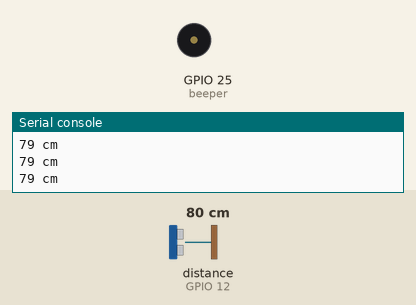
Bench run of a program on a simulated ESP32 board running MicroPython. Shown: buzzer (waves = sounding), the last lines printed to the serial console. The test bench sets the inputs (shaded band); at power-on: distance to the obstacle (sensor on GPIO 12) 80 cm. The echo pulse lasts 58.3 µs per cm.

Above: at 3.2 s.
3.3 s: distance to the obstacle (sensor on GPIO 12) set to 33 cm
4.8 s: distance to the obstacle (sensor on GPIO 12) set to 27 cm
At 7.7 s:
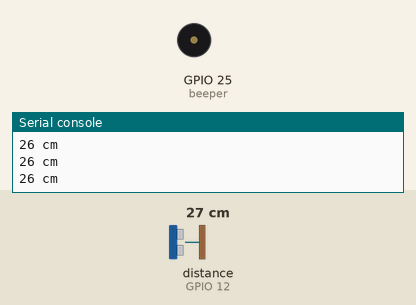
7.8 s: distance to the obstacle (sensor on GPIO 12) set to 35 cm
At 8.8 s:
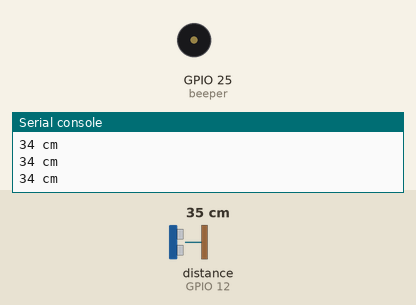
9.3 s: distance to the obstacle (sensor on GPIO 12) set to 2 cm
At 9.66 s:
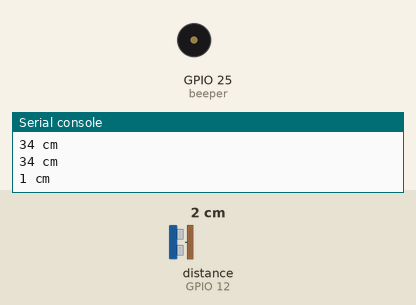
Timing chart, 0 to 13.3 s (numbered marks = the images above; inputs shaded):
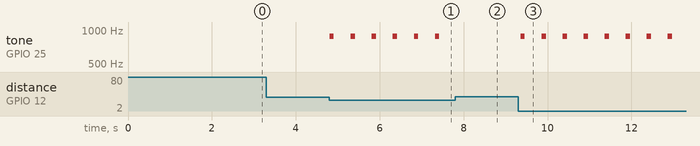

Measured:
- the behaviour switches between 31 and 30 cm on distance to the obstacle (sensor on GPIO 12) (found by bisection; images 0 and 1)
- after the input at 4.8 s, tone on GPIO 25 (beeper): alternates 880 Hz for 0.10 s and silent for 0.40 s, starting at once
- after the input at 7.8 s, tone on GPIO 25 (beeper): stops changing and stays silent
- after the input at 9.3 s, tone on GPIO 25 (beeper): alternates 880 Hz for 0.10 s and silent for 0.40 s, starting after 0.06 s

The program:

step1_near_beep.py
```python
from machine import Pin, PWM
import time

trig = Pin(13, Pin.OUT)  # 13번 = 초음파를 쏘는 핀, 12번 = 메아리를 듣는 핀
echo = Pin(12, Pin.IN)
beeper = PWM(Pin(25))  # 수동 부저를 25번 핀에, 처음에는 조용히
beeper.freq(440)
beeper.duty(0)


def get_distance():
    trig.value(1)
    time.sleep_us(10)
    trig.value(0)
    while not echo.value():
        pass
    start = time.ticks_us()
    while echo.value():
        pass
    stop = time.ticks_us()
    t = time.ticks_diff(stop, start) // 2
    return int(340 * t // 10000)


time.sleep(2)  # 센서가 깨어날 시간 2초
while True:
    d = get_distance()  # 거리를 재서 d 에 담기
    print(d, "cm")
    if d < 30:  # 30cm 보다 가까우면
        beeper.freq(880)  # 880 Hz 로 0.1초 삐
        beeper.duty(512)
        time.sleep(0.1)
        beeper.duty(0)
        time.sleep(0.3)  # 삐와 삐 사이는 늘 0.3초
    time.sleep(0.1)
```
